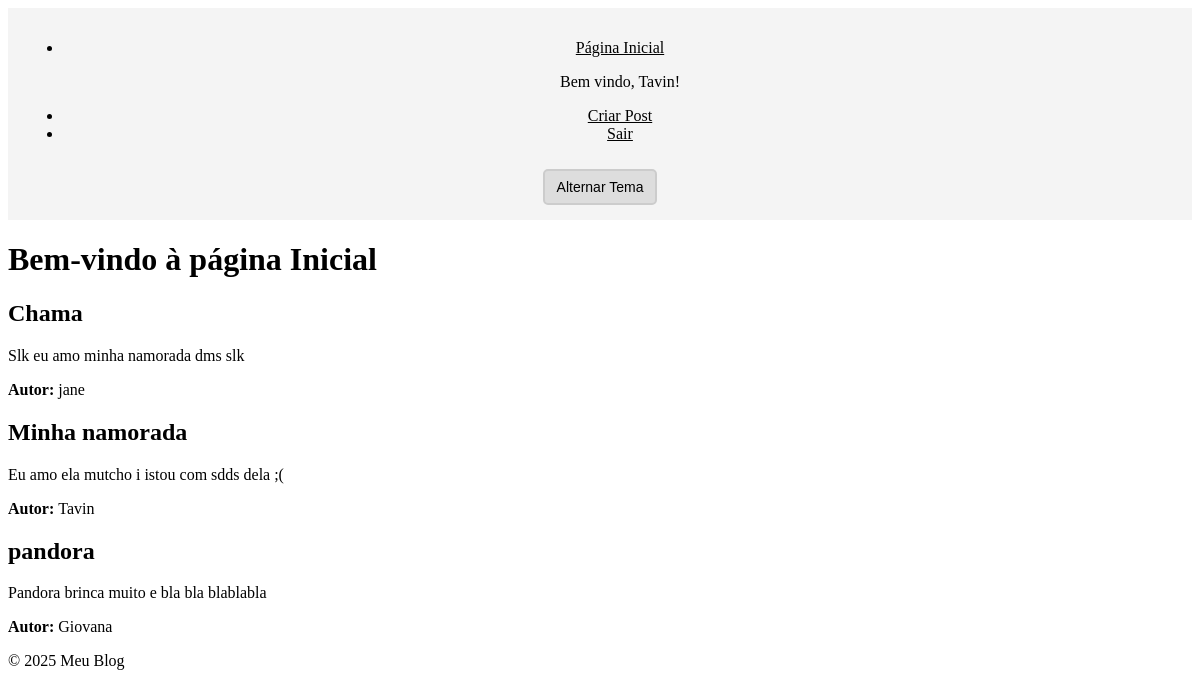
Screenshot of / (signed in) with the database file from the repository.
### app.py (models this page shows, shortened)
class Base(DeclarativeBase):
    pass

class User(Base, UserMixin):
    __tablename__ = 'users'
    id: Mapped[int] = mapped_column(primary_key=True)
    nome: Mapped[str] = mapped_column(String(50), nullable=False)
    email: Mapped[str] = mapped_column(String(50), unique=True, nullable=False)
    senha: Mapped[str] = mapped_column(String(255), nullable=False)  # Senha deve ser String para armazenar hash
    posts: Mapped[list["Post"]] = relationship(back_populates="autor", cascade="all, delete-orphan")

class Post(Base):
    __tablename__ = 'post'
    id: Mapped[int] = mapped_column(primary_key=True)
    titulo: Mapped[str] = mapped_column(String(100), nullable=False)
    conteudo: Mapped[str] = mapped_column(String, nullable=False)
    autor_id: Mapped[int] = mapped_column(ForeignKey('users.id'), nullable=False)
    autor: Mapped["User"] = relationship(back_populates="posts")

### app.py (the view)
@app.route('/')
@login_required # Impede q o usuario acesse qqr página sem fazer login através do flask-login
def index():
    posts = session.query(Post).all() #Tirei o SessionLocal
    theme = request.cookies.get('theme', 'light')  # Obtém o tema do cookie
    return render_template('index.html', posts=posts, nome=current_user.nome if current_user.is_authenticated else None, theme=theme)

### app.py (called while the page is built)
@login_manager.user_loader
def load_user(user_id):
    return session.get(User, int(user_id)) #Tirei o SessionLocal

### templates/index.html (shortened to what this page needs)
{% extends 'base.html' %}
{% block content %}
    <h1>Bem-vindo à página Inicial </h1>
    {% for post in posts %}
        <div class="listar_post">
            <h2>{{ post.titulo }}</h2>
            <p>{{ post.conteudo }}</p>
            <p><strong>Autor: </strong>{{ post.autor.nome }}</p>
        </div>
    {% endfor %}
{% endblock %}

### templates/base.html (shortened to what this page needs)
<!DOCTYPE html>
<html lang="en">
<head>
    <link rel="stylesheet" href="{{ url_for('static', filename='style.css') }}">
</head>
<body data-theme="{{ theme }}">
    <header>
        <nav>
            <ul>
                <li><a href="{{ url_for('index') }}">Página Inicial</a></li>
                {% if current_user.is_authenticated %}
                    <p>Bem vindo, {{ current_user.nome }}!</p>
                    <li><a href="{{ url_for('criar_post') }}">Criar Post</a></li>
                    <li><a href="{{ url_for('logout') }}">Sair</a></li>
                {% else %}
                    <p>Faça login para criar os posts!</p>
                    <a href="{{ url_for('register') }}">Clique aqui para se registrar</a> <br>
                    <a href="{{ url_for('login') }}">Clique aqui para fazer Login</a>
                {% endif %}
            </ul>
        </nav>
        <button id="theme-toggle">Alternar Tema</button>
    </header>
    <main>
        {% block content %}{% endblock %}
    </main>
    <footer>
        <p>&copy; 2025 Meu Blog</p>
    </footer>
</body>
</html>

### static/style.css (style rules this page uses)
:root { --bg-color: white; --text-color: black; --nav-bg: #f4f4f4; --nav-text: black; --button-bg: #ddd; --button-text: black; --button-border: #ccc; }
body { background-color: var(--bg-color); color: var(--text-color); transition: background-color 0.3s, color 0.3s; }
header { background-color: var(--nav-bg); padding: 15px; text-align: center; }
nav a { color: var(--nav-text); }
#theme-toggle { background-color: var(--button-bg); color: var(--button-text); border: 2px solid var(--button-border); padding: 8px 12px; cursor: pointer; border-radius: 5px; font-size: 14px; margin-top: 10px; }

### rows the page displays
User: nome "Tavin"
Post: titulo "Chama", conteudo "Slk eu amo minha namorada dms slk", autor.nome "jane"
Post: titulo "Minha namorada", conteudo "Eu amo ela mutcho i istou com sdds dela ;(", autor.nome "Tavin"
Post: titulo "pandora", conteudo "Pandora brinca muito e bla bla blablabla", autor.nome "Giovana"
